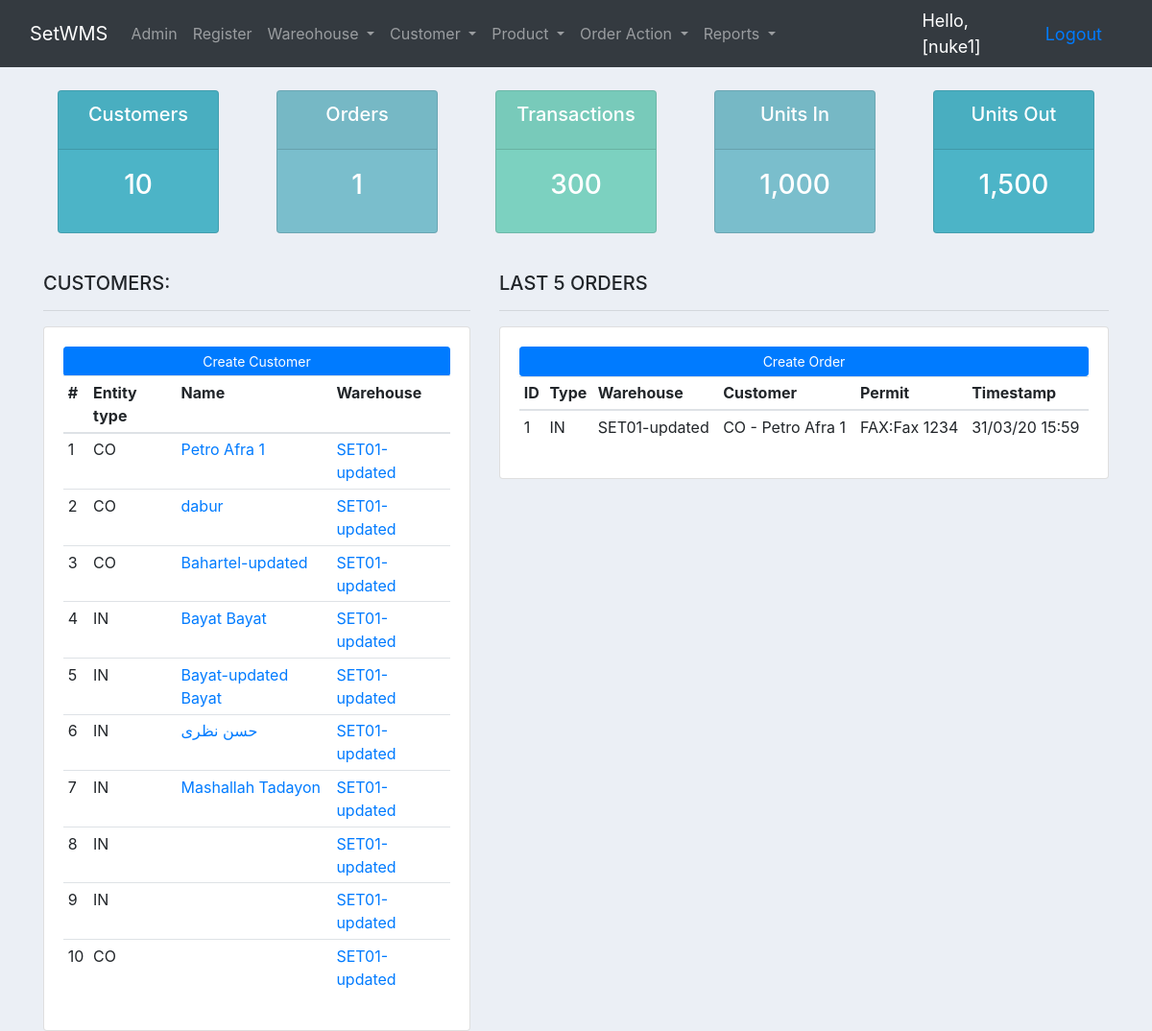
The app's page / (signed in), older data.
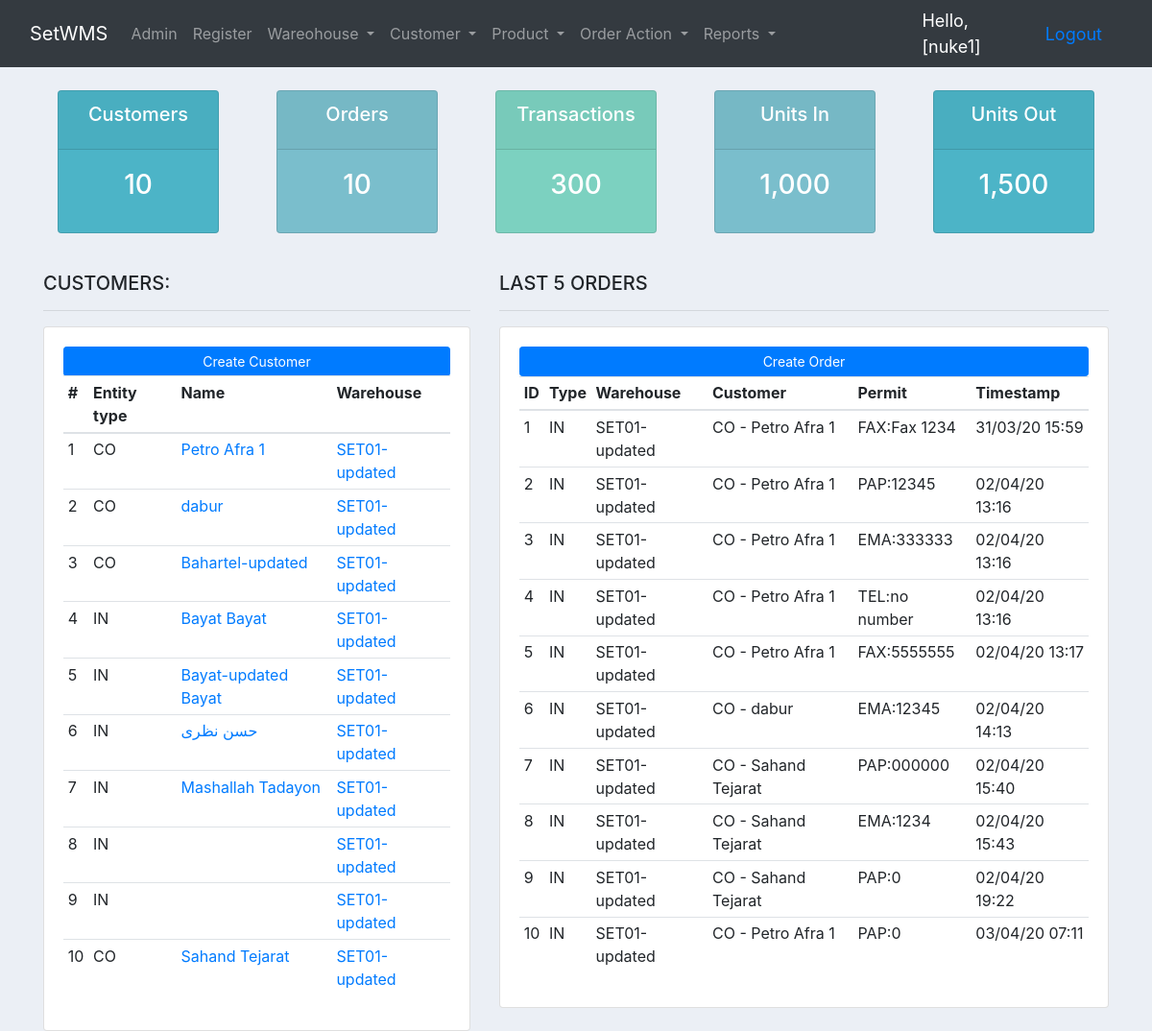
The same page, newer data.
### set_app/models.py (models this page shows, shortened)
class Customer(models.Model):
	INDIVIDUAL = 'IN'
	COMPANY = 'CO'
	OTHER = 'OT'
	ENTITY_TYPE_CHOICES = [
		(INDIVIDUAL, 'Individual'),
		(COMPANY, 'Company'),
		(OTHER, 'Other'),
	]
	entity_type = models.CharField(
		max_length=2,
		choices=ENTITY_TYPE_CHOICES,
		default=INDIVIDUAL,
	)
	first_name = models.CharField(max_length=256, default="first name", blank=True)
	last_name = models.CharField(max_length=256, default="last name", blank=True)
	company_name = models.CharField(max_length=256, default="company name", blank=True)
	melli_code = models.CharField(max_length=10, default=0, validators=[NUMERIC])
	tel1 = models.CharField(max_length=256, default="XXXXXXXX")
	tel2 = models.CharField(max_length=256, default="XXXXXXXX", blank=True)
	email = models.EmailField()
	address = models.CharField(max_length=512, default="address")
	postcode = models.CharField(max_length=10, default="XXXXXXXXXX")
	storage_tags = models.ManyToManyField(StorageTag)
	timestamp_created = models.DateTimeField(auto_now_add=True)
	warehouse = models.ForeignKey(Warehouse, related_name='customers', on_delete=models.CASCADE, default=DEFAULT_WH_ID)
	def __str__(self):
		if self.entity_type == self.INDIVIDUAL:
			return self.entity_type + " - " + self.first_name + " " + self.last_name
		elif self.entity_type == self.COMPANY:
			return self.entity_type + " - " + self.company_name
		else:
			return "Customer __str__ ERROR!"

class Warehouse(models.Model):
	name = models.CharField(max_length=256, default="warehouse name")
	tel1 = models.CharField(max_length=256, default="XXXXXXXX")
	tel2 = models.CharField(max_length=256, default="XXXXXXXX")
	email = models.EmailField()
	address = models.CharField(max_length=512, default="address")
	postcode = models.CharField(max_length=10, default="XXXXXXXXXX")
	timestamp_created = models.DateTimeField(auto_now_add=True)
	def __str__(self):
		return self.name

class Order(models.Model):
	sys_order_no = models.PositiveIntegerField()
	warehouse = models.ForeignKey(Warehouse, on_delete=models.SET_NULL, null=True, default=DEFAULT_WH_ID)
	customer = models.ForeignKey(Customer, on_delete=models.SET_NULL, null=True, related_name='orders')
	order_choices = (('IN', 'Inbound'), ('OU', 'Outbound'), ('TR', 'Transfer '))
	order_type = models.CharField(max_length=10, choices=order_choices, default='ON', null=False)
	permit_choices = (('PAP', 'Paper'), ('FAX', 'Fax'), ('EMA', 'Email'), ('TEL', 'Telephone'))
	permit_type = models.CharField(max_length=10, choices=permit_choices, default='ON', null=False)
	permit_number = models.CharField(max_length=30, default="0", blank=False, unique=False, null=True)
	notes = models.TextField(max_length=2048, default="some notes", blank=True)
	origin_destination = models.CharField(max_length=30, default="0", blank=False, null=True)
	billway_number = models.CharField(max_length=30, default="0", blank=False, unique=False, null=True)
	transport_company = models.CharField(max_length=256, default="company name", blank=True)
	sender_receiver = models.CharField(max_length=50, default="0", blank=False, unique=False, null=True)
	receiving_customer = models.ForeignKey(Customer, on_delete=models.SET_NULL, null=True,
	                                       related_name='receiving_customer')  # used only for transfer
	status_choices = (('OFF', 'Off - inactive'), ('ON', 'On - active'))
	status = models.CharField(max_length=20, choices=status_choices, default='ON')
	timestamp_created = models.DateTimeField(auto_now_add=True)
	driver = models.ForeignKey(Driver, on_delete=models.SET_NULL, null=True)

### set_app/views.py (the view)
# urls.py: path('', views.dashboard, name='dashboard'),
@login_required(login_url='set_app:user_login')
def dashboard(request):
	customers = Customer.objects.all()
	total_customers = customers.count()
	orders = Order.objects.all()
	total_orders = orders.count()
	context = {'customers':customers,'orders':orders,'total_customers':total_customers,'total_orders':total_orders}
	return render(request, 'set_app/dashboard.html', context)

### set_app/templates/set_app/dashboard.html
{% extends 'set_app/set_app_base.html' %}
{% block body_block %}
    {% include 'set_app/status.html' %}
    <br>
    <div class="row">
        <div class="col-md-5">
            <h5>CUSTOMERS:</h5>
            <hr>
            <div class="card card-body">
                <a class="btn btn-primary  btn-sm btn-block" href="{% url 'set_app:customer_create' %}">Create Customer</a>
                <table class="table table-sm">
                    <tr>
                    <tr>
                        <th scope="col">#</th>
                        <th scope="col">Entity type</th>
                        <th scope="col">Name</th>
                        <th scope="col">Warehouse</th>
                    </tr>
                    </tr>
                    <tbody>
                    {% for customer in customers %}
                        <tr>
                            <td scope="row">{{ forloop.counter }}</td>
                            <td>{{ customer.entity_type }}</td>
                            {% if customer.entity_type == "IN" %}
                                <td><a href={% url 'set_app:customer_more_detail' pk=customer.pk %}>{{ customer.first_name }} {{ customer.last_name }}</a></td>
                            {% else %}
                                <td><a href={% url 'set_app:customer_more_detail' pk=customer.pk %}>{{ customer.company_name }}</a></td>
                            {% endif %}
                            <td><a href={% url 'set_app:warehouse_detail' pk=customer.warehouse.pk %}>{{ customer.warehouse.name }}</a></td>
                        </tr>
                    {% endfor %}
                    </tbody>
                </table>
            </div>
        </div>
        <div class="col-md-7">
            <h5>LAST 5 ORDERS</h5>
            <hr>
            <div class="card card-body">
                <a class="btn btn-primary  btn-sm btn-block" href={% url 'set_app:order_create' %}>Create Order</a>
                <table class="table table-sm">
                    <tr>
                        <th>ID</th>
                        <th>Type</th>
                        <th>Warehouse</th>
                        <th>Customer</th>
                        <th>Permit</th>
                        <th>Timestamp</th>
                    </tr>
                    <tbody>
                    {% for order in orders %}
                        <tr>
                            <td>{{ order.id }}</td>
                            <td>{{ order.order_type }}</td>
                            <td>{{ order.warehouse }}</td>
                            <td>{{ order.customer }}</td>
                            <td>{{ order.permit_type }}:{{ order.permit_number }}</td>
                            <td>{{ order.timestamp_created|date:"d/m/y H:i" }}</td>
                        </tr>
                    {% endfor %}
                    </tbody>
                </table>
            </div>
        </div>
    </div>
{% endblock %}

Row changes from the older to the newer data that the page shows:
changed Customer: company_name (not shown) → "Sahand Tejarat"
added Order: id "2", order_type "IN", warehouse "SET01-updated", customer "CO - Petro Afra 1", permit_type "PAP", permit_number "12345", timestamp_created "02/04/20 13:16"
added Order: id "3", order_type "IN", warehouse "SET01-updated", customer "CO - Petro Afra 1", permit_type "EMA", permit_number "333333", timestamp_created "02/04/20 13:16"
added Order: id "4", order_type "IN", warehouse "SET01-updated", customer "CO - Petro Afra 1", permit_type "TEL", permit_number "no number", timestamp_created "02/04/20 13:16"
added Order: id "5", order_type "IN", warehouse "SET01-updated", customer "CO - Petro Afra 1", permit_type "FAX", permit_number "5555555", timestamp_created "02/04/20 13:17"
added Order: id "6", order_type "IN", warehouse "SET01-updated", customer "CO - dabur", permit_type "EMA", permit_number "12345", timestamp_created "02/04/20 14:13"
added Order: id "7", order_type "IN", warehouse "SET01-updated", customer "CO - Sahand Tejarat", permit_type "PAP", permit_number "000000", timestamp_created "02/04/20 15:40"
added Order: id "8", order_type "IN", warehouse "SET01-updated", customer "CO - Sahand Tejarat", permit_type "EMA", permit_number "1234", timestamp_created "02/04/20 15:43"
added Order: id "9", order_type "IN", warehouse "SET01-updated", customer "CO - Sahand Tejarat", permit_type "PAP", permit_number "0", timestamp_created "02/04/20 19:22"
added Order: id "10", order_type "IN", warehouse "SET01-updated", customer "CO - Petro Afra 1", permit_type "PAP", permit_number "0", timestamp_created "03/04/20 07:11"
Text that changed along with them:
{{ total_orders }}: "1" → "10"
